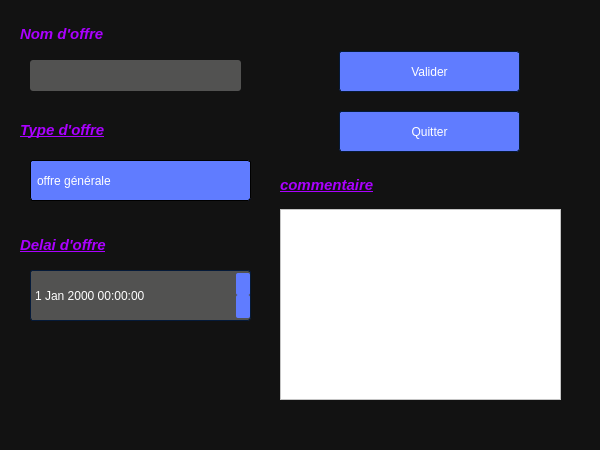
<?xml version="1.0" encoding="UTF-8"?>
<ui version="4.0">
 <class>add_offre</class>
 <widget class="QWidget" name="add_offre">
  <property name="geometry">
   <rect>
    <x>0</x>
    <y>0</y>
    <width>600</width>
    <height>450</height>
   </rect>
  </property>
  <property name="windowTitle">
   <string>Form</string>
  </property>
  <property name="styleSheet">
   <string notr="true">
/*-----QWidget-----*/
QWidget
{
	background-color: #121212;
	color: #ffffff;
	border-color: #051a39;

}


/*-----QLabel-----*/
QLabel
{
	background-color: transparent;
	color: #ffffff;

}


QLabel::disabled
{
	background-color: transparent;
	color: #656565;

}


/*-----QMenuBar-----*/
QMenuBar
{
	background-color: #0a0a0a;
	color: #ffffff;
	border-color: #051a39;

}


QMenuBar::disabled
{
	background-color: #404040;
	color: #656565;
	border-color: #051a39;

}


QMenuBar::item
{
    background-color: transparent;

}


QMenuBar::item:selected
{
    background-color: #607cff;
    border: 1px solid #41cd52;

}


QMenuBar::item:pressed
{
    background-color: #4969ff;
    border: 1px solid #000;
    margin-bottom: -1px;
    padding-bottom: 1px;

}


/*-----QMenu-----*/
QMenu
{
    background-color: #121212;
    border: 1px solid;
    color: #ffffff;

}


QMenu::separator
{
    height: 1px;
    background-color: #6d8eff;
    color: #ffffff;
    padding-left: 4px;
    margin-left: 10px;
    margin-right: 5px;

}


QMenu::item
{
    min-width : 150px;
    padding: 3px 20px 3px 20px;

}


QMenu::item:selected
{
    background-color: #4969ff;
    color: #ffffff;

}


QMenu::item:disabled
{
    color: #262626;
}


/*-----QToolTip-----*/
QToolTip
{
	border : 1px solid #000000;
	background-color: #26264f;
	color: #ffffff;
	border-color: #051a39;

}


/*-----QPushButton-----*/
QPushButton
{
	background-color: #607cff;
	color: #ffffff;
	border-style: solid;
	border-width: 1px;
	border-radius: 3px;
	border-color: #051a39;
	padding: 5px;

}


QPushButton::disabled
{
	background-color: #404040;
	color: #656565;
	border-color: #051a39;

}


QPushButton::hover
{
	background-color: #8399ff;
	color: #ffffff;
	border-style: solid;
	border-width: 1px;
	border-radius: 3px;
	border-color: #051a39;
	padding: 5px;

}


QPushButton::pressed
{
	background-color: #4969ff;
	color: #ffffff;
	border-style: solid;
	border-width: 1px;
	border-radius: 3px;
	border-color: #051a39;
	padding: 5px;

}


/*-----QToolButton-----*/
QToolButton
{
	background-color: #607cff;
	color: #ffffff;
	border-width: 1px;
	border-radius: 3px;
	border-color: #051a39;
	padding: 3px;

}


QToolButton::disabled
{
	background-color: #404040;
	color: #656565;
	border-color: #051a39;

}


QToolButton::hover
{
	background-color: #8399ff;
	color: #ffffff;
	border-width: 1px;
	border-radius: 3px;
	border-color: #051a39;
	padding: 3px;

}


QToolButton::pressed
{
	background-color: #4969ff;
	color: #ffffff;
	border-width: 1px;
	border-radius: 3px;
	border-color: #051a39;
	padding: 3px;

}


/*-----QComboBox-----*/
QComboBox
{
    background-color: #607cff;
    border: 1px solid;
    border-radius: 3px;
    padding-left: 6px;
    color: #ffffff;
    height: 20px;

}


QComboBox::disabled
{
	background-color: #404040;
	color: #656565;
	border-color: #051a39;

}


QComboBox:hover
{
    background-color: #8399ff;

}


QComboBox:on
{
    background-color: #4969ff;

}


QComboBox QAbstractItemView
{
    background-color: #383838;
    color: #ffffff;
    border: 1px solid black;
    selection-background-color: #4969ff;
    selection-color: #ffffff;
    outline: 0;

}


QComboBox::drop-down
{
    subcontrol-origin: padding;
    subcontrol-position: top right;
    width: 15px;
    border-left-width: 0px;
    border-left-color: darkgray;
    border-left-style: solid; 
    border-top-right-radius: 3px; 
    border-bottom-right-radius: 3px;

}


QComboBox::down-arrow
{
    image: url(://arrow-down.png);
    width: 8px;
    height: 8px;
}


/*-----QSpinBox &amp; QDoubleSpinBox &amp; QDateTimeEdit-----*/
QSpinBox, 
QDoubleSpinBox,
QDateTimeEdit
{
	background-color: #525251;
	color: #ffffff;
	border: 1px solid #051a39;
	border-radius: 3px;
	padding : 2px;

}


QSpinBox::disabled, 
QDoubleSpinBox::disabled,
QDateTimeEdit::disabled
{
	background-color: #404040;
	color: #656565;
	border-color: #051a39;

}


QSpinBox:hover, 
QDoubleSpinBox::hover,
QDateTimeEdit::hover
{
    background-color: #626262;
    border: 1px solid #607cff;
    color:  #fff;
    padding: 2px

}


QSpinBox::up-button, QSpinBox::down-button,
QDoubleSpinBox::up-button, QDoubleSpinBox::down-button,
QDateTimeEdit::up-button, QDateTimeEdit::down-button
{
    background-color: #607cff;
	border-radius: 2px;

}


QSpinBox::disabled, 
QDoubleSpinBox::disabled,
QDateTimeEdit::disabled
{
	background-color: #404040;
	color: #656565;
	border-color: #051a39;

}


QSpinBox::up-button:hover, QSpinBox::down-button:hover,
QDoubleSpinBox::up-button:hover, QDoubleSpinBox::down-button:hover,
QDateTimeEdit::up-button:hover, QDateTimeEdit::down-button:hover
{
    background-color: #8399ff;
    border: 1px solid #8399ff;

}


QSpinBox::up-button:disabled, QSpinBox::down-button:disabled,
QDoubleSpinBox::up-button:disabled, QDoubleSpinBox::down-button:disabled,
QDateTimeEdit::up-button:disabled, QDateTimeEdit::down-button:disabled
{
	background-color: #404040;
	color: #656565;
	border-color: #051a39;

}


QSpinBox::up-button:pressed, QSpinBox::down-button:pressed,
QDoubleSpinBox::up-button:pressed, QDoubleSpinBox::down-button::pressed,
QDateTimeEdit::up-button:pressed, QDateTimeEdit::down-button::pressed
{
    background-color: #4969ff;
    border: 1px solid #4969ff;

}


QSpinBox::down-arrow,
QDoubleSpinBox::down-arrow,
QDateTimeEdit::down-arrow
{
    image: url(://arrow-down.png);
    width: 7px;

}


QSpinBox::up-arrow,
QDoubleSpinBox::up-arrow,
QDateTimeEdit::up-arrow
{
    image: url(://arrow-up.png);
    width: 7px;

}


/*-----QLineEdit-----*/
QLineEdit
{
	background-color: #525251;
	color: #ffffff;
	border-width: 1px;
	border-radius: 3px;
	border-color: #051a39;
	padding: 2px;

}


QLineEdit::disabled
{
	background-color: #404040;
	color: #656565;
	border-width: 1px;
	border-radius: 3px;
	border-color: #051a39;
	padding: 2px;

}


/*-----QTextEdit-----*/
QTextEdit
{
	background-color: #ffffff;
	color: #010201;
	border-color: #051a39;

}


QTextEdit::disabled
{
	background-color: #404040;
	color: #656565;
	border-color: #051a39;

}


/*-----QGroupBox-----*/
QGroupBox 
{
    border: 1px solid;
    border-color: #607cff;
    margin-top: 22px;

}


QGroupBox::title  
{
    background-color: #607cff;
    color: #ffffff;
    subcontrol-origin: margin;
    subcontrol-position: top left;
    padding: 5px;
	border-top-left-radius: 3px;
	border-top-right-radius: 3px;

}


QGroupBox::title::disabled
{
	background-color: #404040;
	color: #656565;
    subcontrol-origin: margin;
    subcontrol-position: top left;
    padding: 5px;
	border-top-left-radius: 3px;
	border-top-right-radius: 3px;

}


/*-----QCheckBox-----*/
QCheckBox::indicator
{
    color: #b1b1b1;
    background-color: #323232;
    border: 1px solid #b1b1b1;
    width: 12px;
    height: 12px;

}


QCheckBox::indicator:checked
{
    image:url(://checkbox.png);
    border: 1px solid #607cff;

}


QCheckBox::indicator:unchecked:hover
{
    border: 1px solid #607cff;

}


QCheckBox::disabled
{
	color: #656565;

}


QCheckBox::indicator:disabled
{
	background-color: #656565;
	color: #656565;
    border: 1px solid #656565;

}


/*-----QRadioButton-----*/
QRadioButton::indicator::unchecked
{ 
	border: 2px inset gray; 
	border-radius: 5px; 
	background-color:  #fff;
	width: 9px; 
	height: 9px; 

}


QRadioButton::indicator::unchecked:hover
{ 
	border: 2px solid #607cff; 
	border-radius: 5px; 
	background-color:  #fff;
	width: 9px; 
	height: 9px; 

}


QRadioButton::indicator::checked
{ 
	border: 2px inset darkgray; 
	border-radius: 5px; 
	background-color: #4969ff; 
	width: 9px; 
	height: 9px; 

}


QRadioButton::disabled
{
	color: #656565;

}


QRadioButton::indicator:disabled
{
	background-color: #656565;
	color: #656565;
    border: 2px solid #656565;

}


/*-----QTableView &amp; QTableWidget-----*/
QTableView
{
    background-color: #242526;
    border: 1px solid #32414B;
    color: #f0f0f0;
    gridline-color: #8faaff;
    outline : 0;

}


QTableView::disabled
{
    background-color: #242526;
    border: 1px solid #32414B;
    color: #656565;
    gridline-color: #656565;
    outline : 0;

}


QTableView::item:hover 
{
    background-color: #26264f;
    color: #f0f0f0;

}


QTableView::item:selected 
{
    background-color: #1a1b1c;
    border: 2px solid #4969ff;
    color: #F0F0F0;

}


QTableView::item:selected:disabled
{
    background-color: #1a1b1c;
    border: 2px solid #525251;
    color: #656565;

}


QTableCornerButton::section
{
    background-color: #505050;
    color: #fff;

}


QHeaderView::section
{
    background-color: #525251;
    color: #fff;
    text-align: left;
	padding: 4px;
	
}


QHeaderView::section:disabled
{
    background-color: #525251;
    color: #656565;

}


QHeaderView::section:checked
{
    color: #fff;
    background-color: #4969ff;

}


QHeaderView::section:checked:disabled
{
    color: #656565;
    background-color: #525251;

}


QHeaderView::section::vertical::first,
QHeaderView::section::vertical::only-one
{
    border-top: 1px solid #353635;

}


QHeaderView::section::vertical
{
    border-top: 1px solid #353635;

}


QHeaderView::section::horizontal::first,
QHeaderView::section::horizontal::only-one
{
    border-left: 1px solid #353635;

}


QHeaderView::section::horizontal
{
    border-left: 1px solid #353635;

}


/*-----QTabWidget-----*/
QTabBar::tab
{
	background-color: #262626;
	color: #ffffff;
	border-style: solid;
	border-width: 1px;
	border-top-left-radius: 3px;
	border-top-right-radius: 3px;
	border-color: #051a39;
	padding: 5px;

}


QTabBar::tab:disabled
{
	background-color: #656565;
	color: #656565;

}


QTabWidget::pane 
{
	background-color: #262626;
	color: #ffffff;
    border: 1px solid;
    border-color: #607cff;

}


QTabBar::tab:selected
{
    background-color: #607cff;
	color: #ffffff;
	border-style: solid;
	border-width: 1px;
	border-top-left-radius: 3px;
	border-top-right-radius: 3px;
	border-color: #051a39;
	padding: 5px;

}


QTabBar::tab:selected:disabled
{
	background-color: #404040;
	color: #656565;

}


QTabBar::tab:!selected 
{
    background-color: #262626;

}


QTabBar::tab:!selected:hover 
{
    background-color: #8399ff;

}


QTabBar::tab:top:!selected 
{
    margin-top: 3px;

}


QTabBar::tab:bottom:!selected 
{
    margin-bottom: 3px;

}


QTabBar::tab:top, QTabBar::tab:bottom 
{
    min-width: 8ex;
    margin-right: -1px;
    padding: 5px 10px 5px 10px;

}


QTabBar::tab:top:selected 
{
    border-bottom-color: none;

}


QTabBar::tab:bottom:selected 
{
    border-top-color: none;

}


QTabBar::tab:top:last, QTabBar::tab:bottom:last,
QTabBar::tab:top:only-one, QTabBar::tab:bottom:only-one 
{
    margin-right: 0;

}


QTabBar::tab:left:!selected 
{
    margin-right: 3px;

}


QTabBar::tab:right:!selected
{
    margin-left: 3px;

}


QTabBar::tab:left, QTabBar::tab:right 
{
    min-height: 8ex;
    margin-bottom: -1px;
    padding: 10px 5px 10px 5px;

}


QTabBar::tab:left:selected 
{
    border-left-color: none;

}


QTabBar::tab:right:selected 
{
    border-right-color: none;

}


QTabBar::tab:left:last, QTabBar::tab:right:last,
QTabBar::tab:left:only-one, QTabBar::tab:right:only-one 
{
    margin-bottom: 0;

}


/*-----QSlider-----*/
QSlider::groove:horizontal 
{
	background-color: transparent;
	height: 5px;

}


QSlider::sub-page:horizontal 
{
	background-color: #607cff;

}


QSlider::add-page:horizontal 
{
	background-color: #666765;

}


QSlider::handle:horizontal 
{
	background-color: #607cff;
	width: 14px;
	margin-top: -6px;
	margin-bottom: -6px;
	border-radius: 3px;

}


QSlider::handle:horizontal:hover 
{
	background-color: #607cff;
	border-radius: 3px;

}


QSlider::sub-page:horizontal:disabled 
{
	background-color: #bbb;
	border-color: #999;

}


QSlider::add-page:horizontal:disabled 
{
	background-color: #eee;
	border-color: #999;

}


QSlider::handle:horizontal:disabled 
{
	background-color: #eee;
	border: 1px solid #aaa;
	border-radius: 3px;

}


QSlider::groove:vertical 
{
	background-color: transparent;
	width: 5px;

}


QSlider::sub-page:vertical 
{
	background-color: #607cff;

}


QSlider::add-page:vertical 
{
	background-color: #666765;

}


QSlider::handle:vertical 
{
	background-color: #607cff;
	height: 14px;
	margin-left: -6px;
	margin-right: -6px;
	border-radius: 3px;

}


QSlider::handle:vertical:hover 
{
	background-color: #607cff;
	border-radius: 3px;

}


QSlider::sub-page:vertical:disabled 
{
	background-color: #bbb;
	border-color: #999;

}


QSlider::add-page:vertical:disabled 
{
	background-color: #eee;
	border-color: #999;

}


QSlider::handle:vertical:disabled 
{
	background-color: #eee;
	border: 1px solid #aaa;
	border-radius: 3px;

}


/*-----QDial-----*/
QDial
{
	background-color: #607cff;

}


QDial::disabled
{
	background-color: #404040;

}


/*-----QScrollBar-----*/
QScrollBar:horizontal
{
    border: 1px solid #222222;
    background-color: #3d3d3d;
    height: 13px;
    margin: 0px 16px 0 16px;

}


QScrollBar::handle:horizontal
{
    background: #607cff;
    min-height: 20px;

}


QScrollBar::add-line:horizontal
{
    border: 1px solid #1b1b19;
    background-color: #607cff;
    width: 14px;
    subcontrol-position: right;
    subcontrol-origin: margin;

}


QScrollBar::sub-line:horizontal
{
    border: 1px solid #1b1b19;
    background-color: #607cff;
    width: 14px;
    subcontrol-position: left;
    subcontrol-origin: margin;

}


QScrollBar::right-arrow:horizontal
{
    image: url(://arrow-right.png);
    width: 6px;
    height: 6px;

}


QScrollBar::left-arrow:horizontal
{
    image: url(://arrow-left.png);
    width: 6px;
    height: 6px;

}


QScrollBar::add-page:horizontal, QScrollBar::sub-page:horizontal
{
    background: none;

}


QScrollBar:vertical
{
    background-color: #3d3d3d;
    width: 13px;
    margin: 16px 0 16px 0;
    border: 1px solid #222222;

}


QScrollBar::handle:vertical
{
    background-color: #607cff;
    min-height: 20px;

}


QScrollBar::add-line:vertical
{
    border: 1px solid #1b1b19;
    background-color: #607cff;
    height: 14px;
    subcontrol-position: bottom;
    subcontrol-origin: margin;

}


QScrollBar::sub-line:vertical
{
    border: 1px solid #1b1b19;
    background-color: #607cff;
    height: 14px;
    subcontrol-position: top;
    subcontrol-origin: margin;

}


QScrollBar::up-arrow:vertical
{
    image: url(://arrow-up.png);
    width: 6px;
    height: 6px;

}


QScrollBar::down-arrow:vertical
{
    image: url(://arrow-down.png);
    width: 6px;
    height: 6px;

}


QScrollBar::add-page:vertical, QScrollBar::sub-page:vertical
{
    background: none;

}


/*-----QProgressBar-----*/
QProgressBar
{
	background-color: #383838;
	color: #ffffff;
	border: 1px solid #607cff;
	border-radius: 3px;
	text-align: center;

}


QProgressBar::chunk {
	background-color: #607cff;
	color: #fff;

}


QProgressBar::chunk:disabled {
	background-color: #656565;
	border: 1px solid #aaa;
	color: #656565;
}


/*-----QStatusBar-----*/
QStatusBar
{
	background-color: #0a0a0a;
	color: #ffffff;
	border-color: #051a39;

}


</string>
  </property>
  <widget class="QLineEdit" name="lineEdit_offre">
   <property name="geometry">
    <rect>
     <x>30</x>
     <y>60</y>
     <width>211</width>
     <height>31</height>
    </rect>
   </property>
  </widget>
  <widget class="QComboBox" name="comboBox_offre">
   <property name="geometry">
    <rect>
     <x>30</x>
     <y>160</y>
     <width>221</width>
     <height>41</height>
    </rect>
   </property>
   <item>
    <property name="text">
     <string>offre générale</string>
    </property>
   </item>
   <item>
    <property name="text">
     <string>offre client fidèle</string>
    </property>
   </item>
   <item>
    <property name="text">
     <string>offre etudiant</string>
    </property>
   </item>
  </widget>
  <widget class="QDateTimeEdit" name="dateTimeEdit_offre">
   <property name="geometry">
    <rect>
     <x>30</x>
     <y>270</y>
     <width>221</width>
     <height>51</height>
    </rect>
   </property>
  </widget>
  <widget class="QPushButton" name="pushButton_validoffre">
   <property name="geometry">
    <rect>
     <x>339</x>
     <y>51</y>
     <width>181</width>
     <height>41</height>
    </rect>
   </property>
   <property name="whatsThis">
    <string>&lt;html&gt;&lt;head/&gt;&lt;body&gt;&lt;p&gt;&lt;span style=&quot; font-size:14pt; font-weight:600; font-style:italic;&quot;&gt;Valider&lt;/span&gt;&lt;/p&gt;&lt;/body&gt;&lt;/html&gt;</string>
   </property>
   <property name="text">
    <string>Valider</string>
   </property>
  </widget>
  <widget class="QPushButton" name="pushButton_quitoffre">
   <property name="geometry">
    <rect>
     <x>339</x>
     <y>111</y>
     <width>181</width>
     <height>41</height>
    </rect>
   </property>
   <property name="toolTip">
    <string>&lt;html&gt;&lt;head/&gt;&lt;body&gt;&lt;p&gt;&lt;span style=&quot; font-size:12pt; font-weight:600; font-style:italic; text-decoration: underline;&quot;&gt;Quitter&lt;/span&gt;&lt;/p&gt;&lt;/body&gt;&lt;/html&gt;</string>
   </property>
   <property name="text">
    <string>Quitter</string>
   </property>
  </widget>
  <widget class="QTextEdit" name="textEdit_offre">
   <property name="geometry">
    <rect>
     <x>280</x>
     <y>209</y>
     <width>281</width>
     <height>191</height>
    </rect>
   </property>
  </widget>
  <widget class="QLabel" name="label">
   <property name="geometry">
    <rect>
     <x>20</x>
     <y>19</y>
     <width>151</width>
     <height>31</height>
    </rect>
   </property>
   <property name="text">
    <string>&lt;html&gt;&lt;head/&gt;&lt;body&gt;&lt;p&gt;&lt;span style=&quot; font-size:11pt; font-weight:600; font-style:italic; color:#aa00ff;&quot;&gt;Nom d'offre&lt;/span&gt;&lt;/p&gt;&lt;/body&gt;&lt;/html&gt;</string>
   </property>
  </widget>
  <widget class="QLabel" name="label_2">
   <property name="geometry">
    <rect>
     <x>20</x>
     <y>110</y>
     <width>161</width>
     <height>41</height>
    </rect>
   </property>
   <property name="text">
    <string>&lt;html&gt;&lt;head/&gt;&lt;body&gt;&lt;p&gt;&lt;span style=&quot; font-size:11pt; font-weight:600; font-style:italic; text-decoration: underline; color:#aa00ff;&quot;&gt;Type d'offre&lt;/span&gt;&lt;/p&gt;&lt;/body&gt;&lt;/html&gt;</string>
   </property>
  </widget>
  <widget class="QLabel" name="label_3">
   <property name="geometry">
    <rect>
     <x>280</x>
     <y>170</y>
     <width>141</width>
     <height>31</height>
    </rect>
   </property>
   <property name="text">
    <string>&lt;html&gt;&lt;head/&gt;&lt;body&gt;&lt;p&gt;&lt;span style=&quot; font-size:11pt; font-weight:600; font-style:italic; text-decoration: underline; color:#aa00ff;&quot;&gt;commentaire&lt;/span&gt;&lt;/p&gt;&lt;/body&gt;&lt;/html&gt;</string>
   </property>
  </widget>
  <widget class="QLabel" name="label_4">
   <property name="geometry">
    <rect>
     <x>20</x>
     <y>230</y>
     <width>151</width>
     <height>31</height>
    </rect>
   </property>
   <property name="text">
    <string>&lt;html&gt;&lt;head/&gt;&lt;body&gt;&lt;p&gt;&lt;span style=&quot; font-size:11pt; font-weight:600; font-style:italic; text-decoration: underline; color:#aa00ff;&quot;&gt;Delai d'offre&lt;/span&gt;&lt;/p&gt;&lt;/body&gt;&lt;/html&gt;</string>
   </property>
  </widget>
  <zorder>pushButton_quitoffre</zorder>
  <zorder>lineEdit_offre</zorder>
  <zorder>comboBox_offre</zorder>
  <zorder>dateTimeEdit_offre</zorder>
  <zorder>pushButton_validoffre</zorder>
  <zorder>textEdit_offre</zorder>
  <zorder>label</zorder>
  <zorder>label_2</zorder>
  <zorder>label_3</zorder>
  <zorder>label_4</zorder>
 </widget>
 <resources/>
 <connections>
  <connection>
   <sender>pushButton_validoffre</sender>
   <signal>clicked()</signal>
   <receiver>add_offre</receiver>
   <slot>show()</slot>
   <hints>
    <hint type="sourcelabel">
     <x>309</x>
     <y>50</y>
    </hint>
    <hint type="destinationlabel">
     <x>202</x>
     <y>149</y>
    </hint>
   </hints>
  </connection>
  <connection>
   <sender>pushButton_quitoffre</sender>
   <signal>clicked()</signal>
   <receiver>add_offre</receiver>
   <slot>close()</slot>
   <hints>
    <hint type="sourcelabel">
     <x>309</x>
     <y>90</y>
    </hint>
    <hint type="destinationlabel">
     <x>202</x>
     <y>149</y>
    </hint>
   </hints>
  </connection>
 </connections>
</ui>
